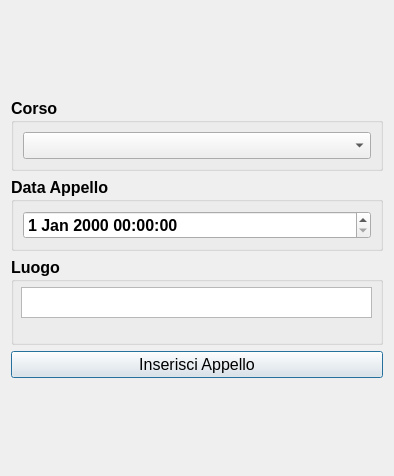
<?xml version="1.0" encoding="UTF-8"?>
<ui version="4.0">
 <class>segreteria_dialog_inserisci_appello</class>
 <widget class="QDialog" name="segreteria_dialog_inserisci_appello">
  <property name="geometry">
   <rect>
    <x>0</x>
    <y>0</y>
    <width>394</width>
    <height>476</height>
   </rect>
  </property>
  <property name="windowTitle">
   <string>UniWorld - Segreteria Inserisci Appello</string>
  </property>
  <layout class="QGridLayout" name="gridLayout">
   <item row="1" column="0">
    <widget class="QGroupBox" name="groupBox_3">
     <property name="enabled">
      <bool>true</bool>
     </property>
     <property name="font">
      <font>
       <pointsize>12</pointsize>
       <bold>true</bold>
      </font>
     </property>
     <property name="title">
      <string>Corso</string>
     </property>
     <layout class="QVBoxLayout" name="verticalLayout_3">
      <item>
       <widget class="QComboBox" name="comboBoxCorsi"/>
      </item>
     </layout>
    </widget>
   </item>
   <item row="0" column="0">
    <spacer name="verticalSpacer_6">
     <property name="orientation">
      <enum>Qt::Vertical</enum>
     </property>
     <property name="sizeHint" stdset="0">
      <size>
       <width>10</width>
       <height>26</height>
      </size>
     </property>
    </spacer>
   </item>
   <item row="8" column="0">
    <spacer name="verticalSpacer_7">
     <property name="orientation">
      <enum>Qt::Vertical</enum>
     </property>
     <property name="sizeHint" stdset="0">
      <size>
       <width>20</width>
       <height>40</height>
      </size>
     </property>
    </spacer>
   </item>
   <item row="6" column="0">
    <widget class="QPushButton" name="InsertAppelloButton">
     <property name="font">
      <font>
       <pointsize>12</pointsize>
      </font>
     </property>
     <property name="text">
      <string>Inserisci Appello</string>
     </property>
    </widget>
   </item>
   <item row="3" column="0">
    <widget class="QGroupBox" name="groupBox">
     <property name="font">
      <font>
       <pointsize>12</pointsize>
       <bold>true</bold>
      </font>
     </property>
     <property name="title">
      <string>Data Appello</string>
     </property>
     <layout class="QVBoxLayout" name="verticalLayout">
      <item>
       <widget class="QDateTimeEdit" name="dateTimeEdit"/>
      </item>
     </layout>
    </widget>
   </item>
   <item row="4" column="0">
    <widget class="QGroupBox" name="groupBox_2">
     <property name="enabled">
      <bool>true</bool>
     </property>
     <property name="sizePolicy">
      <sizepolicy hsizetype="Expanding" vsizetype="Expanding">
       <horstretch>0</horstretch>
       <verstretch>0</verstretch>
      </sizepolicy>
     </property>
     <property name="font">
      <font>
       <pointsize>12</pointsize>
       <bold>true</bold>
      </font>
     </property>
     <property name="title">
      <string>Luogo</string>
     </property>
     <widget class="QTextEdit" name="Luogo">
      <property name="geometry">
       <rect>
        <x>10</x>
        <y>30</y>
        <width>351</width>
        <height>31</height>
       </rect>
      </property>
     </widget>
    </widget>
   </item>
  </layout>
 </widget>
 <resources/>
 <connections/>
</ui>
